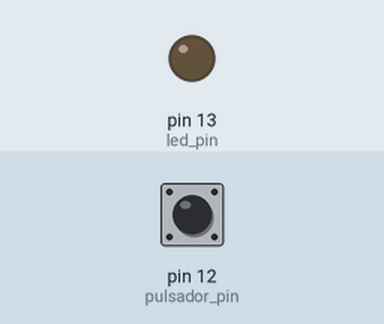
Simulated run of this sketch. Board: Arduino Uno, built with avr-gcc and run on an emulated ATmega328P. Shown: output pins drawn as LEDs (lit = HIGH). Inputs (shaded band) come from the test bench; at power-on: pin 12 (pulsador_pin) HIGH.

Above: at 0.8 s.
0.9 s: pin 12 (pulsador_pin) pulled LOW for 0.15 s
At 0.97 s:
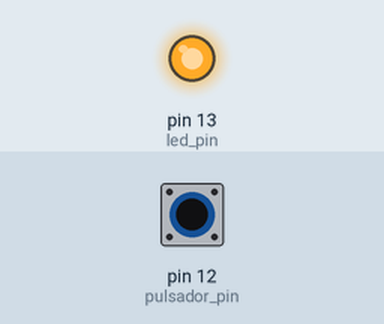
2.5 s: pin 12 (pulsador_pin) pulled LOW for 3.2 s
At 6.4 s:
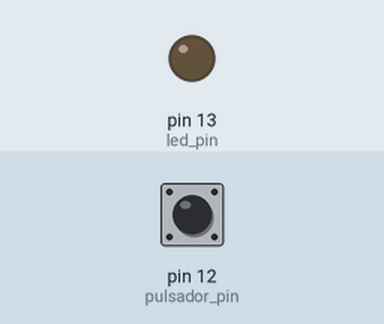
Timing chart, 0 to 7.9 s (numbered marks = the images above; inputs shaded):
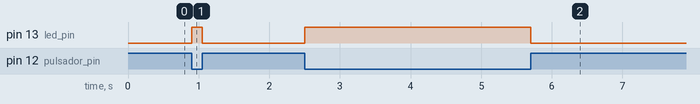

Measured:
- after the input at 0.9 s, pin 13 (led_pin): LOW → HIGH at once, → LOW 0.15 s later
- after the input at 2.5 s, pin 13 (led_pin): LOW → HIGH at once, → LOW 3.2 s later

The sketch:

clase_pulsador_v1.ino
```cpp
// Autor: matematicasdeinstituto
// Web  : https://github.com/matematicasdeinstituto/arduino

#include "led.h"
#include "pulsador_v1.h"

// Conexiones
constexpr int led_pin      = 13;
constexpr int pulsador_pin = 12;


int main()
{
    init();

    LED led{led_pin};
    Pulsador pulsador{pulsador_pin};

    while(true){
        if (pulsador.presionado())
            led.on();

        else
            led.off();
    }
}
```

led.h
```cpp
#pragma once

#ifndef __LED_H__
#define __LED_H__

// Toda clase tiene mínimo 2 partes:
//  1. parte pública, a la que puede acceder cualquier función
//  2. parte privada, a la que solo pueden acceder funciones de la clase
//
// Toda clase tiene una interfaz y una implementación.
// Imagina que fabricas un coche:
//  * la interfaz del coche son las operaciones que puede hacer un conductor
//    con el coche. Ejemplo: puedes girar el volante a la derecha, a la
//    izquierda, cambiar marcha, pisar el acelerador, soltarlo, pisar el
//    freno...
//    Estas operaciones son públicas, cualquiera (que esté dentro del coche)
//    puede ejecutarlas.
//
//  * la implementación es cómo funciona internamente. Cuando yo piso el
//    acelerador de mi coche sé que acelera, pero no tengo ni idea de qué es
//    lo que hace internamente para acelerar. Esos detalles internos de cómo
//    funciona el coche es lo que llamamos su implementación y solo deben de
//    ser accesibles al ingeniero que diseñó el coche.
//    Esta es la parte privada.
//
// Una de las finalidades de las clases es desvincular el interfaz de la
// implementación, el desvincular la pregunta ¿qué puedo hacer con mi coche
// (mi clase)? (=interfaz) de la pregunta ¿cómo lo hace? (=implementación)
class LED{
public:	// parte pública
// constructor de la clase:
//	El constructor se llama en el momento en que se define un objeto de la
//	clase.
    LED(int pin0);  // le pasamos el pin al que conectamos el LED

    // encendemos el LED.  El 'const' que aparece al final indica que esta
    // función no modifica los datos de la clase
    void on() const; // enciende el LED (en lugar de on()
		     // puedes llamarlo enciende())
    void off() const; // apaga el LED

private: // parte privada
// Datos de la clase
    /*const*/ int pin;  // pin al que conectamos el LED
};


#endif
```

led.ino
```cpp
#include "led.h"

// Anotamos el pin al que está conectado el LED para no tener que volver
// a pasarlo como parámetro a las funciones, y definimos el pin como de
// salida.
LED::LED(int pin0)
{
    pin = pin0;

    pinMode(pin, OUTPUT);
}


void LED::on() const
{
    digitalWrite(pin, HIGH);
}

void LED::off() const
{
    digitalWrite(pin, LOW);
}
```

pulsador_v1.h
```cpp
#pragma once

#ifndef __PULSADOR_V1_H__
#define __PULSADOR_V1_H__

class Pulsador{
public:
    Pulsador(int pin_pulsador);

    // Devuelve true si está presionado el pulsador. false en caso contrario.
    bool presionado() const;

    // Devuelve true si el pulsador no está presionado.
    bool no_presionado() const;

private:
    const int pin;
};

inline Pulsador::Pulsador(int pin_pulsador)
		    : pin{pin_pulsador}
{
    pinMode(pin, INPUT_PULLUP);	// este es el único cambio que hay que hacer
}

inline bool Pulsador::presionado() const
{
    return (digitalRead(pin) == LOW);
}


inline bool Pulsador::no_presionado() const
{
    return !presionado();
}


#endif
```
